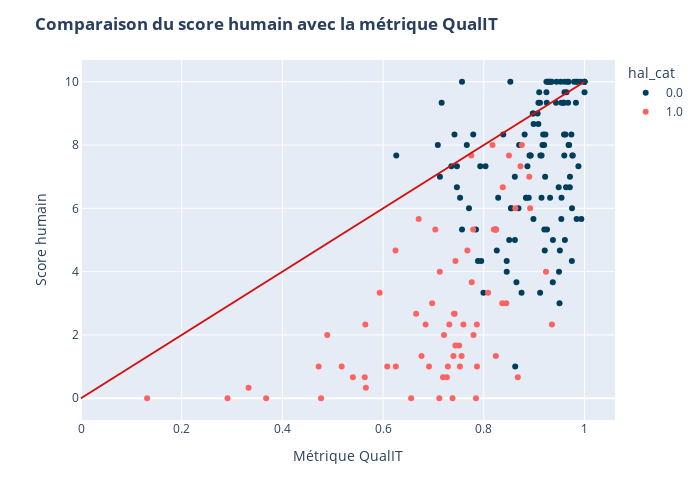

Notebook code cell kept with this figure:
### Markdown cell above
La corrélation entre le score humain moyen et la métrique QualIT est assez élevée ***ET*** positive, ce qui suggère qu'elle n'est pas trop mauvaise pour évaluer la qualité de l'extraction. Toutefois, ce résultat doit être interprété avec prudence pour 2 raisons :
- Le désaccord entre évaluateurs humains indique que la notation n'est pas totalement fiable.
- La métrique ne tient pas compte de la pertinence des idées extraites, seulement de leurs similarités avec la contribution originale.

### Code cell
fig = px.scatter(
    df, x="C", y="score_humain", 
    color="hal_cat", color_discrete_sequence=["#ff6361", "#003f5c"]
)
# Ajout de la ligne x = y pour référence
fig.add_shape(
    type="line", x0=0, x1=1, y0=0, y1=10, xref="x", yref="y",
    line=dict(color="#d41010")
)
fig.update_layout(
    title={"text": "<b>Comparaison du score humain avec la métrique QualIT</b>"},
    xaxis_title="Métrique QualIT",
    yaxis_title="Score humain",
    width=700, height=500
)
fig.update_traces(
    hovertemplate =
        "Métrique QualIT = %{x}<br>" \
        "Score humain = %{y}<extra></extra>"
)
fig.show()

### Figure 1 — Plotly figure (JSON) as saved in the notebook; plotly's stock layout.template omitted (floating-point values rounded to 4 significant figures)
{"data": [{"hovertemplate": "Métrique QualIT = %{x}<br>Score humain = %{y}<extra></extra>", "legendgroup": "0.0", "marker": {"color": "#003f5c", "symbol": "circle"}, "mode": "markers", "name": "0.0", "orientation": "v", "showlegend": true, "type": "scatter", "x": [0.9203, 0.9844, 0.9862, 0.9542, 0.8624, 0.9794, 0.7466, 0.9598, 0.9445, 0.9251, 0.9211, 0.8929, 0.8908, 0.9244, 1.0, 0.9084, 0.9539, 0.9494, 0.9666, 0.9602, 0.9684, 0.9223, 0.793, 0.8505, 0.9528, 0.8239, 0.779, 0.854, 0.9198, 0.9323, 0.9255, 0.983, 0.9711, 0.9511, 0.9633, 0.9278, 0.937, 0.9504, 0.988, 0.9584, 0.9752, 0.7163, 0.9759, 0.9643, 0.8972, 0.9766, 0.8286, 0.9373, 0.7529, 0.8892, 0.899, 0.8033, 0.7418, 0.8689, 0.961, 0.9695, 0.9147, 0.9749, 0.8387, 0.8928, 0.9604, 0.9434, 0.9166, 0.9085, 0.9938, 0.9739, 0.9487, 0.8542, 1.0, 0.875, 0.983, 0.9918, 0.7087, 0.8982, 0.9069, 0.8702, 0.9218, 0.7993, 0.9594, 0.8455, 1.0, 0.8986, 0.9684, 0.9303, 0.9116, 0.9273, 0.7567, 0.7567, 0.918, 0.9622, 0.8866, 0.7355, 0.8648, 1.0, 0.8455, 0.9589, 0.9124, 0.935, 0.8618, 0.6261, 0.9101, 0.8837, 0.7706, 0.8847, 0.9244, 0.9708, 0.9543, 0.9118, 0.7884, 0.9317, 0.7466, 0.8811, 0.8258, 0.7949, 0.9673, 0.7662, 0.8527, 0.8616, 0.7844, 0.9146, 0.7129], "xaxis": "x", "y": [5.333, 5.667, 10.0, 9.333, 1.0, 10.0, 7.333, 7.667, 10.0, 9.333, 4.667, 7.667, 7.667, 10.0, 10.0, 8.667, 5.667, 4.0, 10.0, 9.667, 8.0, 8.333, 7.333, 5.0, 10.0, 5.333, 8.333, 6.0, 8.0, 10.0, 5.333, 9.333, 7.0, 4.667, 6.667, 10.0, 3.667, 3.0, 7.333, 9.333, 6.0, 9.333, 7.667, 9.667, 9.0, 7.667, 6.333, 5.0, 6.333, 6.333, 8.667, 7.333, 8.333, 6.0, 5.0, 8.0, 7.667, 4.333, 8.333, 7.667, 10.0, 9.333, 8.0, 9.333, 5.667, 8.333, 6.667, 6.0, 10.0, 3.333, 10.0, 10.0, 8.0, 9.0, 9.0, 8.0, 7.0, 3.333, 8.333, 4.333, 10.0, 5.667, 10.0, 10.0, 9.333, 10.0, 10.0, 5.333, 8.333, 8.333, 7.333, 7.333, 3.667, 9.667, 4.0, 9.333, 7.667, 10.0, 5.0, 7.667, 9.667, 6.333, 6.0, 6.333, 9.667, 6.667, 6.333, 3.333, 4.333, 6.333, 6.667, 8.333, 4.667, 4.333, 9.333, 8.0, 10.0, 7.0, 5.333, 6.333, 7.0], "yaxis": "y"}, {"hovertemplate": "Métrique QualIT = %{x}<br>Score humain = %{y}<extra></extra>", "legendgroup": "1.0", "marker": {"color": "#ff6361", "symbol": "circle"}, "mode": "markers", "name": "1.0", "orientation": "v", "showlegend": true, "type": "scatter", "x": [0.8755, 0.9235, 0.4891, 0.5647, 0.751, 0.8378, 0.472, 0.756, 0.6252, 0.7266, 0.3328, 0.9353, 0.6912, 0.5658, 0.1313, 0.6707, 0.2911, 0.8366, 0.7316, 0.8173, 0.6763, 0.7189, 0.7397, 0.7795, 0.7789, 0.82, 0.85, 0.7437, 0.6974, 0.892, 0.7865, 0.7526, 0.5636, 0.8626, 0.7037, 0.5177, 0.7286, 0.3677, 0.7116, 0.7844, 0.6082, 0.8728, 0.8239, 0.7379, 0.7435, 0.7674, 0.8903, 0.721, 0.7595, 0.6556, 0.7863, 0.8675, 0.7421, 0.6656, 0.8448, 0.6246, 0.5932, 0.54, 0.7751, 0.7125, 0.8242, 0.4768, 0.8086, 0.7408, 0.776, 0.6844], "xaxis": "x", "y": [8.0, 4.0, 2.0, 2.333, 1.667, 6.667, 1.0, 1.333, 1.0, 0.6667, 0.3333, 2.333, 1.0, 0.3333, 0.0, 5.667, 0.0, 3.0, 2.333, 8.0, 1.333, 0.6667, 1.333, 2.0, 5.333, 5.333, 7.667, 4.333, 3.0, 6.0, 1.0, 1.0, 0.6667, 6.0, 5.333, 1.0, 1.0, 0.0, 0.0, 0.0, 1.0, 7.333, 1.333, 0.0, 1.667, 4.667, 7.0, 2.0, 2.333, 0.0, 2.333, 0.6667, 2.667, 2.667, 3.0, 4.667, 3.333, 0.6667, 7.667, 4.0, 5.333, 0.0, 3.333, 2.667, 3.667, 2.333], "yaxis": "y"}], "layout": {"height": 500, "legend": {"title": {"text": "hal_cat"}, "tracegroupgap": 0}, "margin": {"t": 60}, "shapes": [{"line": {"color": "#d41010"}, "type": "line", "x0": 0, "x1": 1, "xref": "x", "y0": 0, "y1": 10, "yref": "y"}], "title": {"text": "<b>Comparaison du score humain avec la métrique QualIT</b>"}, "width": 700, "xaxis": {"anchor": "y", "domain": [0, 1], "title": {"text": "Métrique QualIT"}}, "yaxis": {"anchor": "x", "domain": [0, 1], "title": {"text": "Score humain"}}}}
